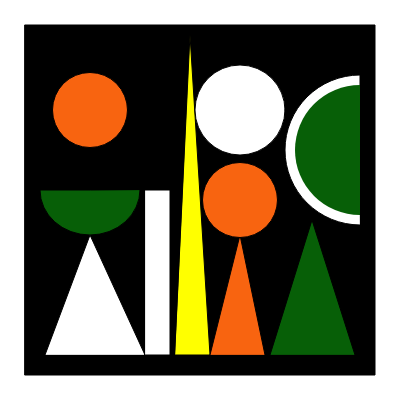
Frame 1 (no input)
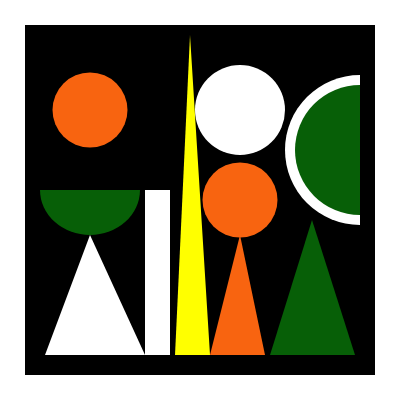
Frame 60 (no input)
Frame 120 (the mouse pressed at the canvas centre since frame 60): identical to frame 60, image omitted

The p5.js sketch that drew these frames (run headless with seeded random() and noise() and a simulated clock; from frame 60 on, the mouse is pressed at the canvas centre):

// p5.js sketch
// ── sketch.js
function setup() {
    createCanvas(400, 400);
  }
  
  function draw() {
    
    background(255);
    fill('black')
    rect(25,25,350,350)
    
    fill('#F86410')
    ellipse(90,110,75,75)
    
    fill('rgb(7,95,7)')
    arc(90, 190,100, 90,0, PI,PIE)
    
    fill('white')
    triangle(45, 355, 90, 235, 145, 355)
    
    fill('white')
    rect(145, 190, 25, 165)
    
    fill('yellow')
    triangle(190, 35, 210, 355, 175, 355)
    
    fill('#F86410')
    triangle(210, 355, 240, 235, 265, 355)
    ellipse(240,200,75,75)
    
    fill('white')
    ellipse(240,110,90,90)
    
    fill('#075F07')
    triangle(355, 355, 312, 220, 270, 355)
    
    fill('white')
    arc(360,150,150,150,HALF_PI,PI+HALF_PI,PIE)
    
      fill('#075F07')
  noStroke()
    arc(360,150,130,130,HALF_PI,PI+HALF_PI,PIE)
  }
  
